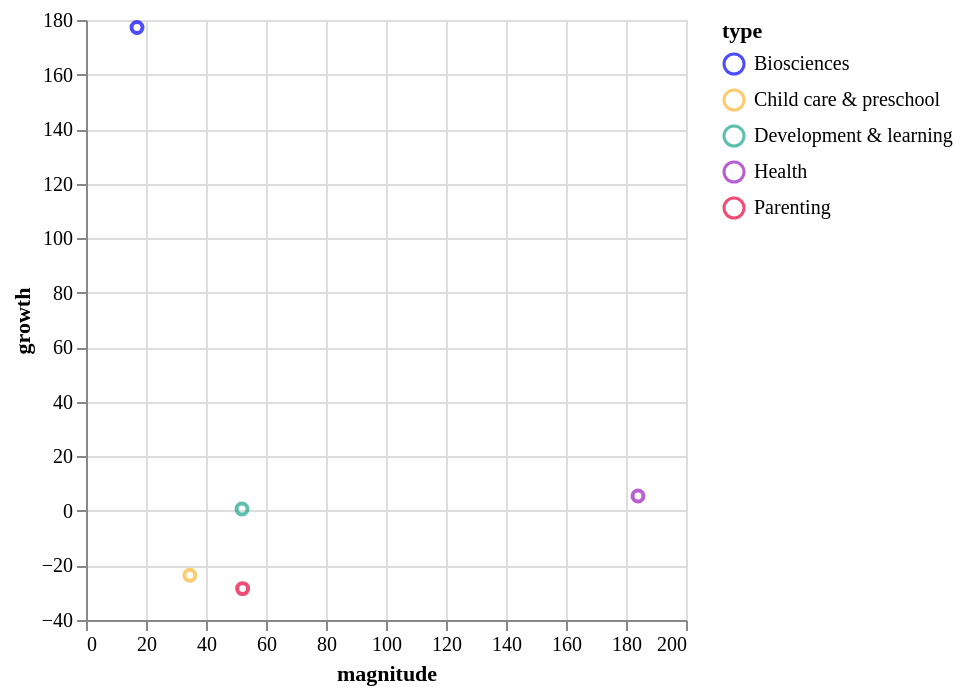

Notebook code for this chart:
### Markdown cell above
- Society has such a tiny number of patents we'll designate as 'dormant' instead
- Development and learning had a growth rate very close to 0, so not that strongly emerging - more between dormant and emerging.

### Code cell
fig = trends_chart(patent_application_trends)
fig

### Figure 1 — Vega-Lite specification as saved in the notebook (floating-point values rounded to 4 significant figures)
{"config": {"title": {"font": "Averta", "anchor": "start"}, "subtitle": {"font": "Averta"}, "axis": {"labelFont": "Averta", "titleFont": "Averta"}, "header": {"labelFont": "Averta", "titleFont": "Averta"}, "legend": {"labelFont": "Averta", "titleFont": "Averta"}, "range": {"category": ["#0000FF", "#FDB633", "#18A48C", "#9A1BBE", "#EB003B", "#FF6E47", "#646363", "#0F294A", "#97D9E3", "#A59BEE", "#F6A4B7", "#D2C9C0", "#FFFFFF", "#000000"], "ordinal": {"scheme": ["#0000FF", "#FDB633", "#18A48C", "#9A1BBE", "#EB003B", "#FF6E47", "#646363", "#0F294A", "#97D9E3", "#A59BEE", "#F6A4B7", "#D2C9C0", "#FFFFFF", "#000000"]}}}, "data": {"name": "data-4a62f24f6841b5a733cf5857bd67c1cc"}, "mark": {"type": "point"}, "encoding": {"color": {"field": "type", "type": "nominal"}, "tooltip": [{"field": "type", "type": "nominal"}, {"field": "magnitude", "type": "quantitative"}, {"field": "growth", "type": "quantitative"}], "x": {"field": "magnitude", "type": "quantitative"}, "y": {"field": "growth", "type": "quantitative"}}, "$schema": "https://vega.github.io/schema/vega-lite/v5.17.0.json", "datasets": {"data-4a62f24f6841b5a733cf5857bd67c1cc": [{"type": "Biosciences", "counts": 85, "counts_prop": 0.032, "magnitude": 17.0, "growth": 177.3}, {"type": "Child care & preschool", "counts": 173, "counts_prop": 0.066, "magnitude": 34.6, "growth": -23.62}, {"type": "Development & learning", "counts": 260, "counts_prop": 0.099, "magnitude": 52.0, "growth": 0.7143}, {"type": "Health", "counts": 920, "counts_prop": 0.351, "magnitude": 184.0, "growth": 5.482}, {"type": "Parenting", "counts": 261, "counts_prop": 0.1, "magnitude": 52.2, "growth": -28.49}, {"type": "Society", "counts": 2, "counts_prop": 0.001, "magnitude": 0.4, "growth": null}]}}
